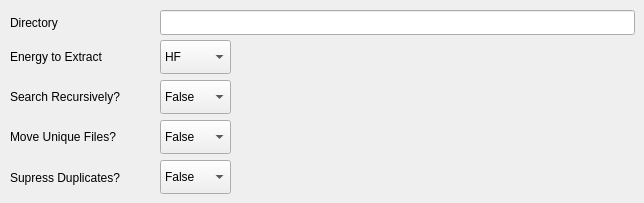
      <widget class="QWidget" name="t2t1">
       <attribute name="title">
        <string>Single Point Energy</string>
       </attribute>
       <widget class="QLabel" name="t2t1l_2">
        <property name="geometry">
         <rect>
          <x>10</x>
          <y>44</y>
          <width>131</width>
          <height>25</height>
         </rect>
        </property>
        <property name="text">
         <string>Energy to Extract</string>
        </property>
       </widget>
       <widget class="QLabel" name="t2t1l_4">
        <property name="geometry">
         <rect>
          <x>10</x>
          <y>124</y>
          <width>131</width>
          <height>25</height>
         </rect>
        </property>
        <property name="text">
         <string>Move Unique Files?</string>
        </property>
       </widget>
       <widget class="QLabel" name="t2t1l_1">
        <property name="geometry">
         <rect>
          <x>10</x>
          <y>10</y>
          <width>60</width>
          <height>25</height>
         </rect>
        </property>
        <property name="text">
         <string>Directory</string>
        </property>
       </widget>
       <widget class="QLabel" name="t2t1l_3">
        <property name="geometry">
         <rect>
          <x>10</x>
          <y>84</y>
          <width>141</width>
          <height>25</height>
         </rect>
        </property>
        <property name="text">
         <string>Search Recursively?</string>
        </property>
       </widget>
       <widget class="QLabel" name="t2t1l_5">
        <property name="geometry">
         <rect>
          <x>10</x>
          <y>165</y>
          <width>141</width>
          <height>25</height>
         </rect>
        </property>
        <property name="text">
         <string>Supress Duplicates?</string>
        </property>
       </widget>
       <widget class="QLineEdit" name="t2t1LE_1">
        <property name="geometry">
         <rect>
          <x>160</x>
          <y>10</y>
          <width>475</width>
          <height>25</height>
         </rect>
        </property>
       </widget>
       <widget class="QComboBox" name="t2t1CB_1">
        <property name="geometry">
         <rect>
          <x>160</x>
          <y>40</y>
          <width>71</width>
          <height>34</height>
         </rect>
        </property>
        <item>
         <property name="text">
          <string>HF</string>
         </property>
        </item>
        <item>
         <property name="text">
          <string>MP2</string>
         </property>
        </item>
       </widget>
       <widget class="QComboBox" name="t2t1CB_2">
        <property name="geometry">
         <rect>
          <x>160</x>
          <y>80</y>
          <width>71</width>
          <height>34</height>
         </rect>
        </property>
        <item>
         <property name="text">
          <string>False</string>
         </property>
        </item>
        <item>
         <property name="text">
          <string>True</string>
         </property>
        </item>
       </widget>
       <widget class="QComboBox" name="t2t1CB_3">
        <property name="geometry">
         <rect>
          <x>160</x>
          <y>120</y>
          <width>71</width>
          <height>34</height>
         </rect>
        </property>
        <item>
         <property name="text">
          <string>False</string>
         </property>
        </item>
        <item>
         <property name="text">
          <string>True</string>
         </property>
        </item>
       </widget>
       <widget class="QComboBox" name="t2t1CB_4">
        <property name="geometry">
         <rect>
          <x>160</x>
          <y>160</y>
          <width>71</width>
          <height>34</height>
         </rect>
        </property>
        <item>
         <property name="text">
          <string>False</string>
         </property>
        </item>
        <item>
         <property name="text">
          <string>True</string>
         </property>
        </item>
       </widget>
      </widget>
